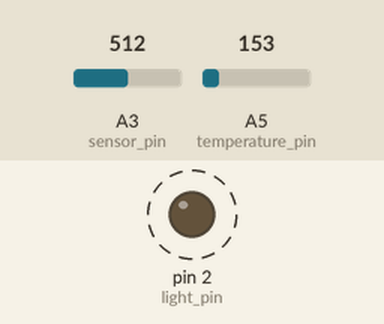
This sketch was run on a simulated Arduino Uno, built with avr-gcc and run on an emulated ATmega328P. Parts: output pins drawn as LEDs (lit = HIGH). Dashed ring = blinking. Inputs (shaded band) come from the test bench; at power-on: A3 (sensor_pin) = 512, A5 (temperature_pin) = 153. What the sketch prints to the serial monitor is not drawn.

Above: at 0.11 s.
Timing chart, 0 to 3.0 s (numbered marks = the images above):
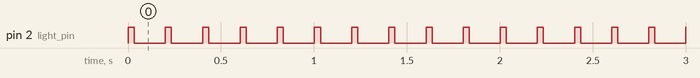

Measured:
- by itself, pin 2 (light_pin): alternates HIGH for 0.03 s and LOW for 0.17 s

The sketch:

temperature_experiment_arduino_code.ino
```cpp
int time_on = 25;//ms
int time_off = 200; // sampling periode ms
int light_pin = 2; //LED light pin
int sensor_pin = 3; //light sensor pin
int temperature_pin = 5;
int N = 64; //oversampling

#define aref_voltage 3.3;  // we tie 3.3V to ARef and measure it with a multimeter!
float temperature_raw;

void setup() {
	// put your setup code here, to run once:
	Serial.begin(57600);
	pinMode(light_pin,OUTPUT);
	digitalWrite(light_pin,HIGH);
        pinMode(temperature_pin,INPUT);
	pinMode(sensor_pin,INPUT);
	analogReference(EXTERNAL); //to set aref at 3.3V
}

void loop() {
	unsigned long t0 = millis();

	float accum = 0;

	digitalWrite(light_pin,HIGH);
	delay(time_on);

	    //sample as many times as N
	    for(int i = 0; i < N; i++) {
	  	accum += analogRead(sensor_pin); // increment the accumulator by the value in the phototransistor pin
	    }

        digitalWrite(light_pin, LOW);

	accum = accum / N;

        temperature_raw = analogRead(temperature_pin);  //raw analog read from temperature pin

        float voltage = temperature_raw * aref_voltage; //float voltage = temperature_raw;//convert raw temperature reading to degrees celcius
        voltage /= 1024.0;

        float temperature_C = (voltage - 0.5) * 100 ; //converting from 10 mv per degree wit 500 mV offset
                                               //to degrees ((volatge - 500mV) times 100)
        Serial.print(accum); //sensor pin reading
        Serial.print(",");
        Serial.println(temperature_C); // now print out the temperature //Serial.println(" degrees C");

        unsigned long t1 = millis();
        unsigned long dt = t1 - t0;

        delay(time_off - dt);

}
```
